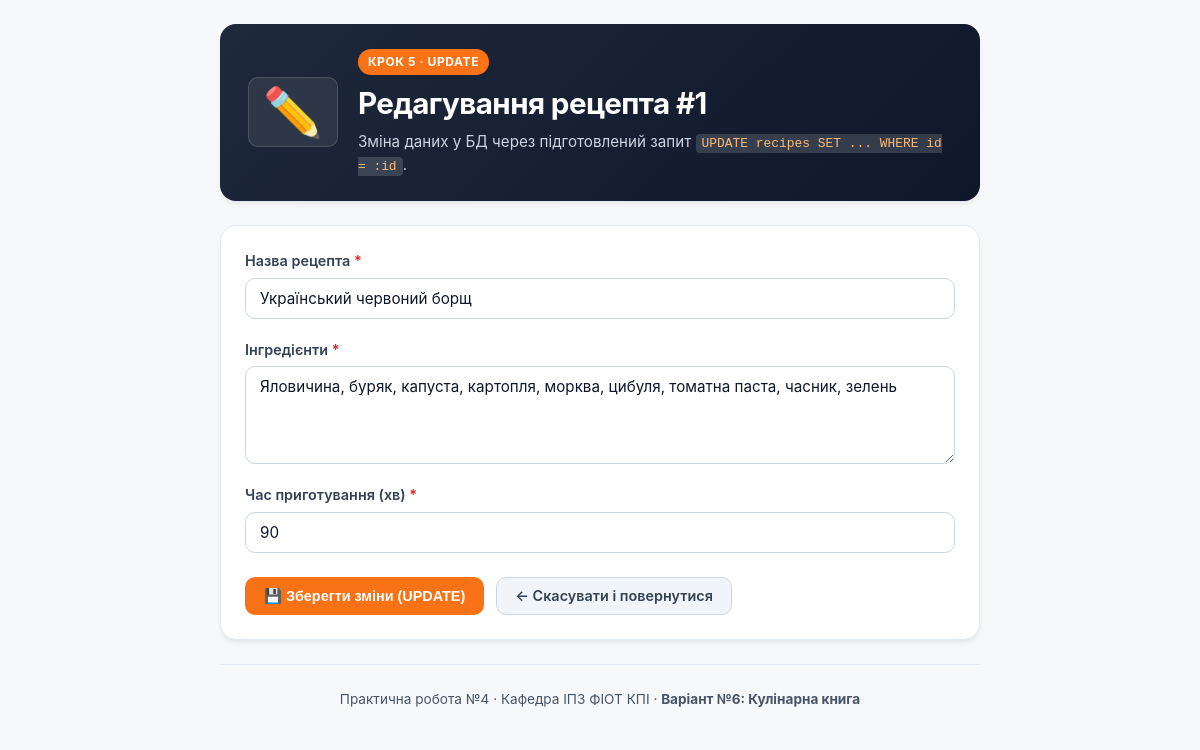
The page /edit.php?id=1 on the database its author committed.
### tables this page shows
CREATE TABLE IF NOT EXISTS `recipes` (
    `id` INT AUTO_INCREMENT PRIMARY KEY,
    `title` VARCHAR(255) NOT NULL,
    `ingredients` TEXT NOT NULL,
    `cook_time_min` INT NOT NULL
);

### functions.php (called while the page is built, shortened)
<?php
function getRecipeById(PDO $pdo, int $id): ?array
{
    $stmt = $pdo->prepare('SELECT * FROM recipes WHERE id = :id');
    $stmt->execute([':id' => $id]);
    $recipe = $stmt->fetch();
    return $recipe ?: null;
}

### edit.php (the view, shortened to what this page needs)
<?php
require_once __DIR__ . '/db.php';
require_once __DIR__ . '/functions.php';
$id = filter_input(INPUT_GET, 'id', FILTER_VALIDATE_INT);
$recipe = getRecipeById($pdo, (int)$id);
$errors = [];
$title = $recipe['title'];
$ingredients = $recipe['ingredients'];
$cookTimeMin = (string)$recipe['cook_time_min'];
?>
<!DOCTYPE html>
<html lang="uk">
<head>
    <link rel="stylesheet" href="style.css">
</head>
<body>
    <div class="page-container form-page-container">
        <header class="header mini-header">
            <div class="header-content">
                <span class="header-icon">✏️</span>
                <div>
                    <span class="header-badge">Крок 5 · UPDATE</span>
                    <h1>Редагування рецепта #<?= (int)$id ?></h1>
                    <p class="subtitle">Зміна даних у БД через підготовлений запит <code>UPDATE recipes SET ... WHERE id = :id</code>.</p>
                </div>
            </div>
        </header>
        <main class="card">
            <form action="edit.php" method="POST" class="recipe-form" novalidate>
                <div class="form-group <?= isset($errors['title']) ? 'has-error' : '' ?>">
                    <label for="title" class="form-label">
                        Назва рецепта <span class="required">*</span>
                    </label>
                    <input
                        type="text"
                        id="title"
                        name="title"
                        class="form-control"
                        value="<?= htmlspecialchars($title, ENT_QUOTES, 'UTF-8') ?>"
                        required
                    >
                </div>
                <div class="form-group <?= isset($errors['ingredients']) ? 'has-error' : '' ?>">
                    <label for="ingredients" class="form-label">
                        Інгредієнти <span class="required">*</span>
                    </label>
                    <textarea
                        id="ingredients"
                        name="ingredients"
                        class="form-control"
                        rows="4"
                        required
                    ><?= htmlspecialchars($ingredients, ENT_QUOTES, 'UTF-8') ?></textarea>
                </div>
                <div class="form-group <?= isset($errors['cook_time_min']) ? 'has-error' : '' ?>">
                    <label for="cook_time_min" class="form-label">
                        Час приготування (хв) <span class="required">*</span>
                    </label>
                    <input
                        type="number"
                        id="cook_time_min"
                        name="cook_time_min"
                        class="form-control"
                        min="1"
                        max="1440"
                        value="<?= htmlspecialchars((string)$cookTimeMin, ENT_QUOTES, 'UTF-8') ?>"
                        required
                    >
                </div>
                <div class="form-actions">
                    <button type="submit" class="btn btn-primary">
                        💾 Зберегти зміни (UPDATE)
                    </button>
                    <a href="index.php" class="btn btn-secondary">
                        ← Скасувати і повернутися
                    </a>
                </div>
            </form>
        </main>
        <footer class="footer">
            Практична робота №4 · Кафедра ІПЗ ФІОТ КПІ · <strong>Варіант №6: Кулінарна книга</strong>
        </footer>
    </div>
</body>
</html>

### style.css (style rules this page uses)
:root { --primary: #f97316; --primary-hover: #ea580c; --primary-light: #fff7ed; --primary-border: #fed7aa; --success: #16a34a; --success-bg: #ecfdf5; --success-border: #a7f3d0; --error: #dc2626; --error-bg: #fef2f2; --error-border: #fecaca; --gray-50: #f8fafc; --gray-100: #f1f5f9; --gray-200: #e2e8f0; --gray-300: #cbd5e1; --gray-400: #94a3b8; --gray-600: #475569; --gray-700: #334155; --gray-800: #1e293b; --gray-900: #0f172a; --white: #ffffff; --card-shadow: 0 4px 6px -1px rgba(0, 0, 0, 0.06), 0 2px 4px -2px rgba(0, 0, 0, 0.04); --card-shadow-hover: 0 10px 15px -3px rgba(0, 0, 0, 0.08), 0 4px 6px -4px rgba(0, 0, 0, 0.04); --radius-sm: 6px; --radius-md: 10px; --radius-lg: 16px; --radius-full: 9999px; --font-family: 'Inter', -apple-system, BlinkMacSystemFont, 'Segoe UI', Roboto, sans-serif; }
* { box-sizing: border-box; margin: 0; padding: 0; }
body { font-family: var(--font-family); background-color: #f6f8fa; color: var(--gray-800); line-height: 1.5; padding: 24px 16px; }
.page-container { max-width: 1200px; margin: 0 auto; display: flex; flex-direction: column; gap: 24px; }
.form-page-container { max-width: 760px; }
.header { background: linear-gradient(135deg, #1e293b 0%, #0f172a 100%); border-radius: var(--radius-lg); padding: 32px; color: var(--white); box-shadow: var(--card-shadow); }
.header.mini-header { padding: 24px 28px; }
.header-content { display: flex; align-items: center; gap: 20px; }
.header-icon { font-size: 3rem; background: rgba(255, 255, 255, 0.08); border: 1px solid rgba(255, 255, 255, 0.15); border-radius: var(--radius-md); padding: 10px 14px; line-height: 1; }
.header-badge { display: inline-block; background: var(--primary); color: var(--white); font-size: 0.75rem; font-weight: 700; text-transform: uppercase; letter-spacing: 0.05em; padding: 4px 10px; border-radius: var(--radius-full); margin-bottom: 6px; }
.header h1 { font-size: 1.85rem; font-weight: 700; letter-spacing: -0.02em; margin-bottom: 6px; }
.header .subtitle { color: var(--gray-300); font-size: 0.95rem; max-width: 800px; }
.header code { background: rgba(255, 255, 255, 0.15); padding: 2px 6px; border-radius: 4px; font-size: 0.85em; color: #fdba74; }
.card { background: var(--white); border: 1px solid var(--gray-200); border-radius: var(--radius-lg); padding: 24px; box-shadow: var(--card-shadow); }
.btn { display: inline-flex; align-items: center; justify-content: center; gap: 6px; font-size: 0.9rem; font-weight: 600; padding: 9px 18px; border-radius: var(--radius-md); border: 1px solid transparent; cursor: pointer; text-decoration: none; transition: all 0.15s ease-in-out; line-height: 1.25; }
.btn-primary { background: var(--primary); color: var(--white); }
.btn-secondary { background: var(--gray-100); color: var(--gray-700); border-color: var(--gray-300); }
.form-group { margin-bottom: 20px; display: flex; flex-direction: column; gap: 6px; }
.form-label { font-size: 0.9rem; font-weight: 600; color: var(--gray-700); }
.form-label .required { color: var(--error); }
.form-control { width: 100%; padding: 10px 14px; font-size: 0.95rem; border: 1px solid var(--gray-300); border-radius: var(--radius-md); background: var(--white); color: var(--gray-900); font-family: inherit; transition: border-color 0.15s, box-shadow 0.15s; }
.form-actions { display: flex; gap: 12px; margin-top: 24px; align-items: center; }
.footer { text-align: center; padding: 24px 0 12px; color: var(--gray-600); font-size: 0.85rem; border-top: 1px solid var(--gray-200); line-height: 1.6; }

### rows shown on the page
recipes: title "Український червоний борщ", ingredients "Яловичина, буряк, капуста, картопля, морква, цибуля, томатна паста, часник, зелень", cook_time_min "90"

### other values the page prints
$id "1"
